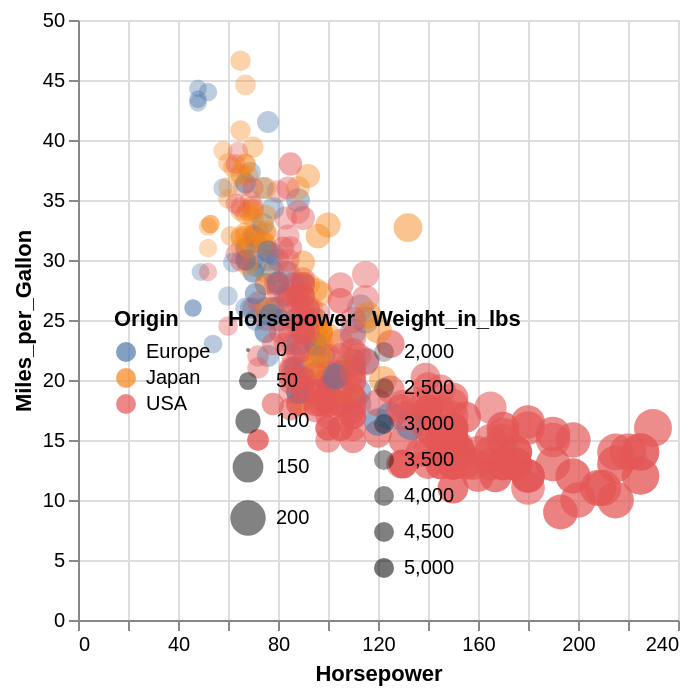

Source (Vega-Lite JSON):
### Vega-Lite specification from a JSON file in a GitHub repository (floating-point values rounded to 4 significant figures; data arrays with more than 128 entries replaced by an {"elided": "..."} marker saying what was removed)
{"$schema": "https://vega.github.io/schema/vega-lite/v5.json", "data": {"values": {"elided": "406 records"}}, "encoding": {"color": {"field": "Origin", "legend": {"orient": "bottom-left"}, "type": "nominal"}, "opacity": {"field": "Weight_in_lbs", "legend": {"orient": "bottom-left"}, "type": "quantitative"}, "size": {"field": "Horsepower", "legend": {"orient": "bottom-left"}, "type": "quantitative"}, "x": {"field": "Horsepower", "type": "quantitative"}, "y": {"field": "Miles_per_Gallon", "type": "quantitative"}}, "height": 300, "mark": "circle", "width": 300}
